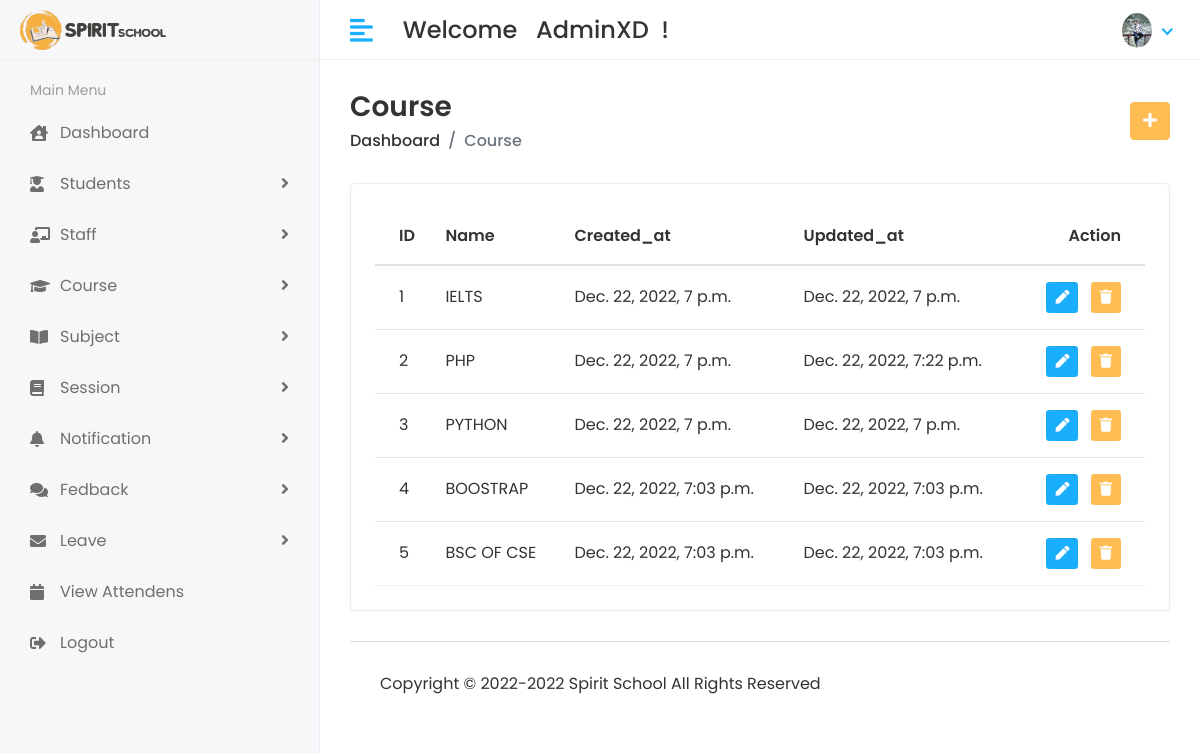
The page /Hod/Course/View (signed in) on the database as committed earlier.
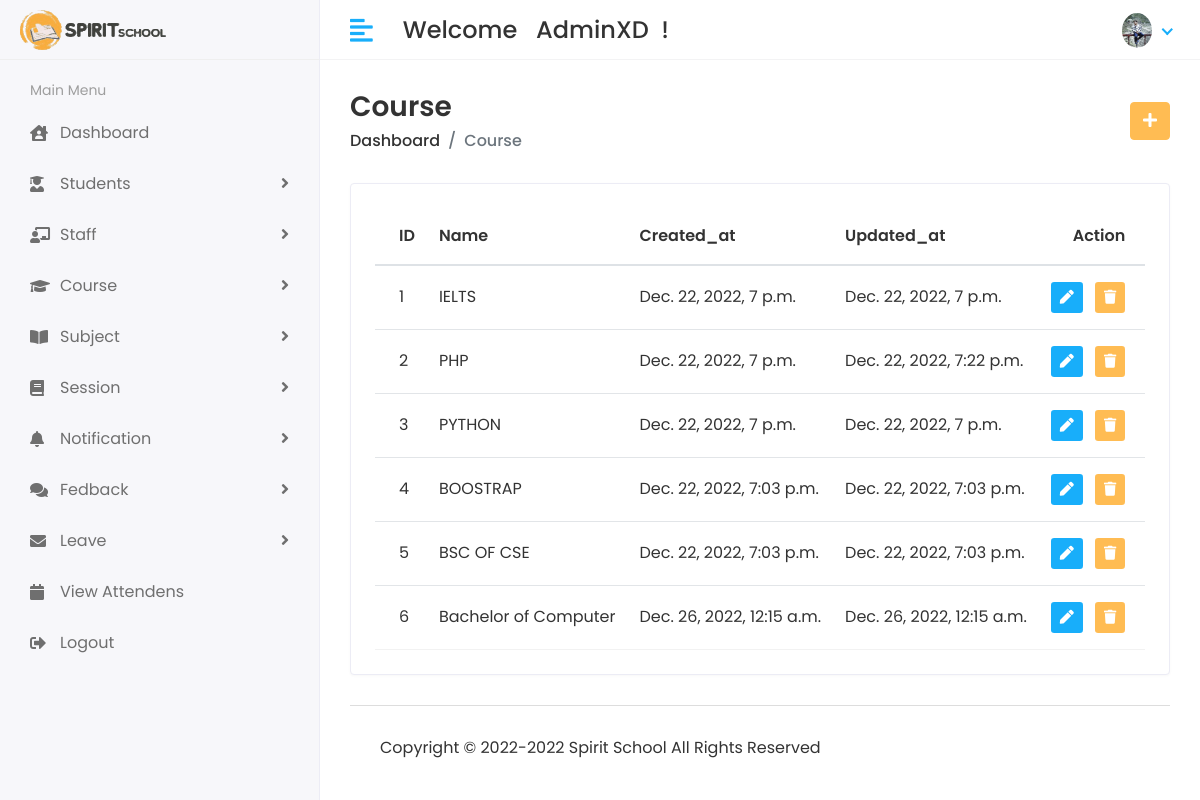
The same page on the database as committed later.
### app/models.py (models this page shows, shortened)
class CustomUser(AbstractUser):
    USER = (
        (1,'HOD'),
        (2,'STAFF'),
        (3,'STUDENT'),
    )
    user_type = models.CharField(choices=USER, max_length=50, default=1)
    profile_pic = models.ImageField(upload_to='media/profile_pic')

class Course(models.Model):
    name = models.CharField(max_length=150)
    created_at = models.DateTimeField(auto_now_add=True)
    updated_at = models.DateTimeField(auto_now=True)

### student_management_system/Hod_Views.py (the view)
# urls.py: path('Hod/Course/View',Hod_Views.VIEW_COURSE,name='view_course'),
@login_required(login_url='/')
def VIEW_COURSE(request):
    course = Course.objects.all()
    context = {
        'course':course,
    }
    return render(request,'Hod/view_course.html', context)

### templates/Hod/view_course.html (shortened to what this page needs)
{% extends 'base.html' %}
{% block content %}
<div class="content container-fluid">
    <div class="page-header">
       <div class="row align-items-center">
          <div class="col">
             <h3 class="page-title">Course</h3>
             <ul class="breadcrumb">
                <li class="breadcrumb-item"><a href="{% url 'hod_home' %}">Dashboard</a></li>
                <li class="breadcrumb-item active">Course</li>
             </ul>
          </div>
          <div class="col-auto text-right float-right ml-auto">
             <a href="{% url 'add_course' %}" class="btn btn-primary"><i class="fas fa-plus"></i></a>
          </div>
       </div>
    </div>
    <div class="row">
       <div class="col-sm-12">
          <div class="card card-table">
             <div class="card-body">
                <div class="table-responsive">
                   <table id="table_id" class="table table-hover table-center mb-0 datatable">
                      <thead>
                         <tr>
                            <th>ID</th>
                            <th>Name</th>
                            <th>Created_at</th>
                           <th>Updated_at</th>
                            <th class="text-right">Action</th>
                         </tr>
                      </thead>
                      <tbody>
                        {% for i in course %}
                         <tr>
                            <td>{{i.id}}</td>
                            <td>{{i.name}}</td>
                            <td>{{i.created_at}}</td>
                           <td>{{i.updated_at}}</td>
                            <td class="text-right">
                               <div class="actions">
                                  <a href="{% url 'edit_course' i.id %}" class="btn btn-sm bg-success-light mr-2">
                                  <i class="fas fa-pen"></i>
                                  </a>
                                  <a href="{% url 'delete_course' i.id %}" class="btn btn-sm bg-danger-light">
                                    <i class="fas fa-trash"></i>
                                </a>
                               </div>
                            </td>
                         </tr>
                         {% endfor %}
                      </tbody>
                   </table>
                </div>
             </div>
          </div>
       </div>
    </div>
{% endblock content %}

### templates/base.html (shortened to what this page needs)
{% load static %}
<!DOCTYPE html>
<html lang="en">
   <head>
      <link rel="stylesheet" href="{% static 'assets/plugins/bootstrap/css/bootstrap.min.css' %}">
      <link rel="stylesheet" href="{% static 'assets/plugins/fontawesome/css/fontawesome.min.css' %}">
      <link rel="stylesheet" href="{% static 'assets/plugins/fontawesome/css/all.min.css' %}">
      <link rel="stylesheet" href="{% static 'assets/css/style.css' %}">
      <link rel="stylesheet" href="{% static 'assets/plugins/datatables/datatables.min.css' %}">
   </head>
   <body>
    <div class="main-wrapper">
        {% include 'includes/header.html' %}
            {% include 'includes/sidebar.html' %}
    <div class="page-wrapper">
      {% block content %}
      {% endblock content %}
        {% include 'includes/footer.html' %}
      </div>
   </div>
   </body>
</html>

### templates/includes/header.html (shortened to what this page needs)
{% load static %}
<div class="header">
    <div class="header-left">
       <a href="{% url 'hod_home' %}" class="logo">
       <img src="{% static 'assets/img/logos.gif' %}" alt="Logo">
       </a>
    </div>
    <a href="javascript:void(0);" id="toggle_btn">
    <i class="fas fa-align-left"></i>
    </a>
    <div class="top-nav-search mt-3">
       <h4 ><storng>Welcome</storg>&nbsp; &nbsp;<span>{{user.first_name}}{{user.last_name}} &nbsp;!</span></h4>
    </div>
    <ul class="nav user-menu">
       <li class="nav-item dropdown has-arrow">
          <a href="#" class="dropdown-toggle nav-link" data-toggle="dropdown">
            {% if user.profile_pic == "" %}
            <span class="user-img"><img class="rounded-circle" src="{% static 'assets/img/noimg.jpg' %}" width="30" height="35" alt="Ryan Taylor"></span>
            {% else %}
          <span class="user-img"><img class="rounded-circle" src="/{{user.profile_pic}}" width="30" height="35" alt="Ryan Taylor"></span>
            {% endif %}
         </a>
       </li>
    </ul>
 </div>

### templates/includes/sidebar.html (shortened to what this page needs)
{% load active_link_tags %}
<div class="sidebar" id="sidebar">
    <div class="sidebar-inner slimscroll">
       <div id="sidebar-menu" class="sidebar-menu">
         {% if user.user_type == '1' %}
          <ul>
             <li class="menu-title">
                <span>Main Menu</span>
                <li class={% active_link 'hod_home' 'active'%}>
                  <a href="{% url 'hod_home' %}"><i class="fas fa-house-user "></i> <span>Dashboard</span></a>
               </li>
             <li class="submenu {% active_link 'add_student' 'active'%} {% active_link 'view_student' 'active'%}" >
                <a href="#"><i class="fas fa-user-graduate"></i> <span> Students</span> <span class="menu-arrow"></span></a>
             </li>
             <li class="submenu {% active_link 'add_staff' 'active'%} {% active_link 'view_staff' 'active'%}">
                <a href="#"><i class="fas fa-chalkboard-teacher"></i> <span> Staff</span> <span class="menu-arrow"></span></a>
             </li>
             <li class="submenu {% active_link 'add_course' 'active'%} {% active_link 'view_course' 'active'%}">
                <a href="#"><i class="fa fa-graduation-cap"></i> <span> Course</span> <span class="menu-arrow"></span></a>
             </li>
             <li class="submenu {% active_link 'add_subject' 'active'%} {% active_link 'add_subject' 'active'%}">
                <a href="#"><i class="fa fa-book-open"></i> <span> Subject</span> <span class="menu-arrow"></span></a>
             </li>
             <li class="submenu {% active_link 'add_session' 'active'%} {% active_link 'view_session' 'active'%}">
               <a href="#"><i class="fa fa-book"></i> <span>Session</span> <span class="menu-arrow"></span></a>
            </li>
            <li class="submenu {% active_link 'staff_send_notification' 'active'%} {% active_link 'student_send_notification' 'active'%}">
               <a href="#"><i class="fa fa-bell"></i> <span>Notification</span> <span class="menu-arrow"></span></a>
            </li>
            <li class="submenu {% active_link 'staff_feedback_reply' 'active'%} {% active_link 'student_feedback_reply' 'active'%}">
               <a href="#"><i class="fa fa-comments"></i> <span>Fedback</span> <span class="menu-arrow"></span></a>
            </li>
            <li class="submenu {% active_link 'staff_leave_view' 'active'%} {% active_link 'student_leave_view' 'active'%}">
               <a href="#"><i class="fas fa-envelope"></i> <span>Leave</span> <span class="menu-arrow"></span></a>
            </li>
            <li class={% active_link 'view_attendance' 'active'%}>
               <a href="{% url 'view_attendance' %}"><i class="fa fa-calendar"></i> <span>View Attendens</span></a>
            </li>
            <li class={% active_link 'Logout' 'active'%}>
               <a href="{% url 'Logout' %}"><i class="fas fa-sign-out-alt"></i><span>Logout</span></a>
            </li>
          </ul>
         {% endif %}
       </div>
    </div>
 </div>

### templates/includes/footer.html
{% load static %}
<footer>
    <p> Copyright &copy; 2022-<script>document.write(new Date().getFullYear())</script> Spirit School All Rights Reserved</p>
 </footer>

Rows that differ between the two databases and show on the page:
added Course: id "6", name "Bachelor of Computer", created_at "Dec. 26, 2022, 12:15 a.m.", updated_at "Dec. 26, 2022, 12:15 a.m."
